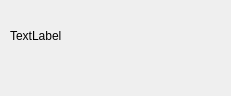
<?xml version="1.0" encoding="UTF-8"?>
<ui version="4.0">
 <class>MainWindow</class>
 <widget class="QMainWindow" name="MainWindow">
  <property name="geometry">
   <rect>
    <x>0</x>
    <y>0</y>
    <width>231</width>
    <height>96</height>
   </rect>
  </property>
  <property name="windowTitle">
   <string>Server</string>
  </property>
  <widget class="QWidget" name="centralWidget">
   <widget class="QLabel" name="ServerStatus">
    <property name="geometry">
     <rect>
      <x>10</x>
      <y>20</y>
      <width>201</width>
      <height>31</height>
     </rect>
    </property>
    <property name="text">
     <string>TextLabel</string>
    </property>
   </widget>
  </widget>
  <widget class="QMenuBar" name="menuBar">
   <property name="geometry">
    <rect>
     <x>0</x>
     <y>0</y>
     <width>231</width>
     <height>23</height>
    </rect>
   </property>
  </widget>
 </widget>
 <layoutdefault spacing="6" margin="11"/>
 <resources/>
 <connections/>
</ui>
